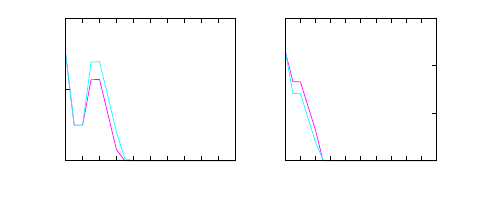

gnuplot code for this plot:
#set terminal x11
# set output
set style line 1 lt 4 lw 2
set style line 2 lt 5 lw 2
set style line 3 lt 2 lw 2
set style line 4 lt 1 lw 2
set style line 5 lt 6 lw 1
set size 1,0.6
set origin 0,0
set multiplot
set size 0.525,0.6
set origin 0,0
set ytics nomirror
set xtics 2
set ytics 10
set ylabel "Retailer-Inventory"
set xlabel "Time"
set key at first 7, first 35
set key horizontal samplen 2
#unset key
plot "CL8.dat" u 1:2 w l ls 1  notitle, \
"" u 1:3 w l ls 2 notitle
set size 0.525, 0.6
set origin 0.525,0
unset ylabel
unset ytics
set key horizontal samplen 2
set key at first 7, second 14
set xtics 2
set y2tics nomirror
set y2label "Manufacturer"
set y2tics 10
set xlabel "Time"
plot "CL8.dat" u 4:5 w l ls 1 axis x1y2 notitle,\
"" u 4:6 w l ls 2 axis x1y2  notitle



